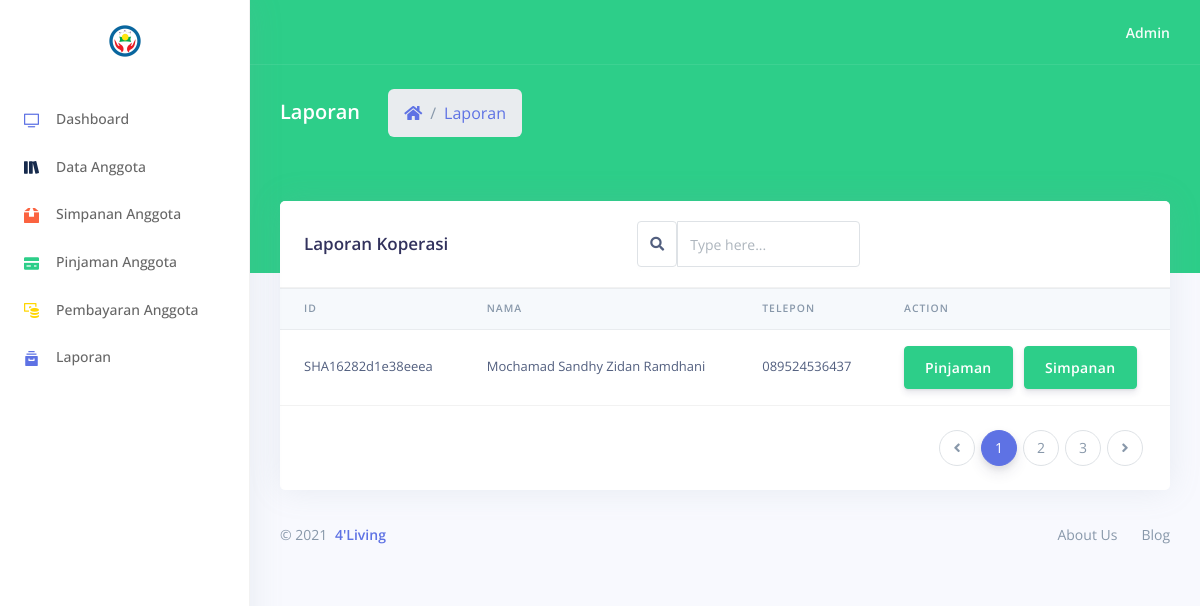
The page /admin/tampilan/laporan.php on the database its author committed.
### tables this page shows
CREATE TABLE `user` (
  `ID_USER` varchar(255) NOT NULL,
  `EMAIL` varchar(244) NOT NULL,
  `USERNAME` varchar(20) NOT NULL,
  `PASSWORD` varchar(15) NOT NULL,
  `NAMA` varchar(255) NOT NULL,
  `JALAN` varchar(255) NOT NULL,
  `KELURAHAN` varchar(255) NOT NULL,
  `KECAMATAN` varchar(255) NOT NULL,
  `KODE_POS` int(5) NOT NULL,
  `TELEPON` varchar(15) NOT NULL,
  `STATUS` varchar(255) DEFAULT NULL,
  PRIMARY KEY (`ID_USER`)
);

### admin/config-laporan/read.php (called while the page is built, shortened)
<?php
 $sqluser = "SELECT SUM(simpanan.SALDO) as total_wajib, user.* FROM simpanan INNER JOIN user ON simpanan.ID_USER = user.ID_USER WHERE simpanan.JENIS_SIMPANAN = 'Wajib' GROUP BY ID_USER;";

### admin/tampilan/laporan.php (the view, shortened to what this page needs)
<!DOCTYPE html>
<html>
<head>
  <link rel="stylesheet" href="../assets/vendor/nucleo/css/nucleo.css" type="text/css">
  <link rel="stylesheet" href="../assets/vendor/@fortawesome/fontawesome-free/css/all.min.css" type="text/css">
  <link rel="stylesheet" href="../assets/css/argon.css?v=1.2.0" type="text/css">
</head>
<body>
  <?php include 'sidebar.php' ?>
  <div class="main-content" id="panel">
    <?php include 'topbar.php' ?>
    <div class="header bg-success pb-7">
      <div class="container-fluid">
        <div class="header-body">
          <div class="row align-items-center py-4">
            <div class="col-lg-6 col-7">
              <h6 class="h2 text-white d-inline-block mb-0">Laporan</h6>
              <nav aria-label="breadcrumb" class="d-none d-md-inline-block ml-md-4">
                <ol class="breadcrumb breadcrumb-links breadcrumb-dark">
                  <li class="breadcrumb-item"><a href="index.php"><i class="fas fa-home"></i></a></li>
                  <li class="breadcrumb-item"><a href="#">Laporan</a></li>
                </ol>
              </nav>
            </div>
          </div>
        </div>
      </div>
    </div>
    <div class="container-fluid mt--6">
      <div class="row">
        <div class="col">
          <div class="card">
            <div class="card-header">
              <div class="row align-items-center">
                <div class="col-5">
                  <h3 class="mb-0">Laporan Koperasi </h3>
                </div>
                <div class="row">
                  <div class="span12">
                    <form id="custom-search-form" class="form-search form-horizontal pull-right">
                    <div class="input-group">
              <span class="input-group-text text-body"><i class="fas fa-search" aria-hidden="true"></i></span>
              <input type="text" class="form-control" placeholder="Type here...">
            </div>
                    </form>
                  </div>
                </div>
              </div>
            </div>
            <?php
            include "../config-laporan/read.php";
            $result = mysqli_query($conn, $sqluser) or die($mysqli_error);
            if ($result) {
              if (mysqli_num_rows($result) > 0) {
            ?>
                <div class='table-responsive'>
                  <table class='table align-items-center table-flush'>
                    <thead class='thead-light'>
                      <tr>
                        <th>Id</th>
                        <th>Nama</th>
                        <th>Telepon</th>
                        <th>Action</th>
                      </tr>
                    </thead>
                    <tbody>
                      <?php
                      while ($row = mysqli_fetch_assoc($result)) {
                        echo "<tr>";
                        echo "<td>" . $row['ID_USER'] . "</td>";
                        echo "<td>" . $row['NAMA'] . "</td>";
                        echo "<td>" . $row['TELEPON'] . "</td>";
                      ?>
                        <td>
                          <button class="btn btn-success m1" type="button" data-toggle="modal" data-target="#pinjaman" value="<?php echo $row['ID_USER']  ?>" >Pinjaman</button>
                          <button class="btn btn-success m1" type="button" data-toggle="modal" data-target="#simpanan">Simpanan</button>
                        </td>
                      <?php } ?>
                      </tr>
                    </tbody>
                  </table>
                </div>
            <?php
              } else {
                echo "<p class='lead'><em>No records were found.</em></p>";
              }
            } else {
              echo "ERROR: Could not able to execute $sql. " . mysqli_error($link);
            }
            ?>
      <div class="card-footer py-4">
        <nav aria-label="...">
          <ul class="pagination justify-content-end mb-0">
            <li class="page-item disabled">
              <a class="page-link" href="#" tabindex="-1">
                <i class="fas fa-angle-left"></i>
              </a>
            </li>
            <li class="page-item active">
              <a class="page-link" href="#">1</a>
            </li>
            <li class="page-item">
              <a class="page-link" href="#">2 <span class="sr-only">(current)</span></a>
            </li>
            <li class="page-item"><a class="page-link" href="#">3</a></li>
            <li class="page-item">
              <a class="page-link" href="#">
                <i class="fas fa-angle-right"></i>
              </a>
            </li>
          </ul>
        </nav>
      </div>
    </div>
  </div>
  </div>
  <?php include "footer.php" ?>
  </div>
  </div>
</body>
</html>

### rows shown on the page
user: ID_USER "SHA16282d1e38eeea", NAMA "Mochamad Sandhy Zidan Ramdhani", TELEPON "089524536437"
